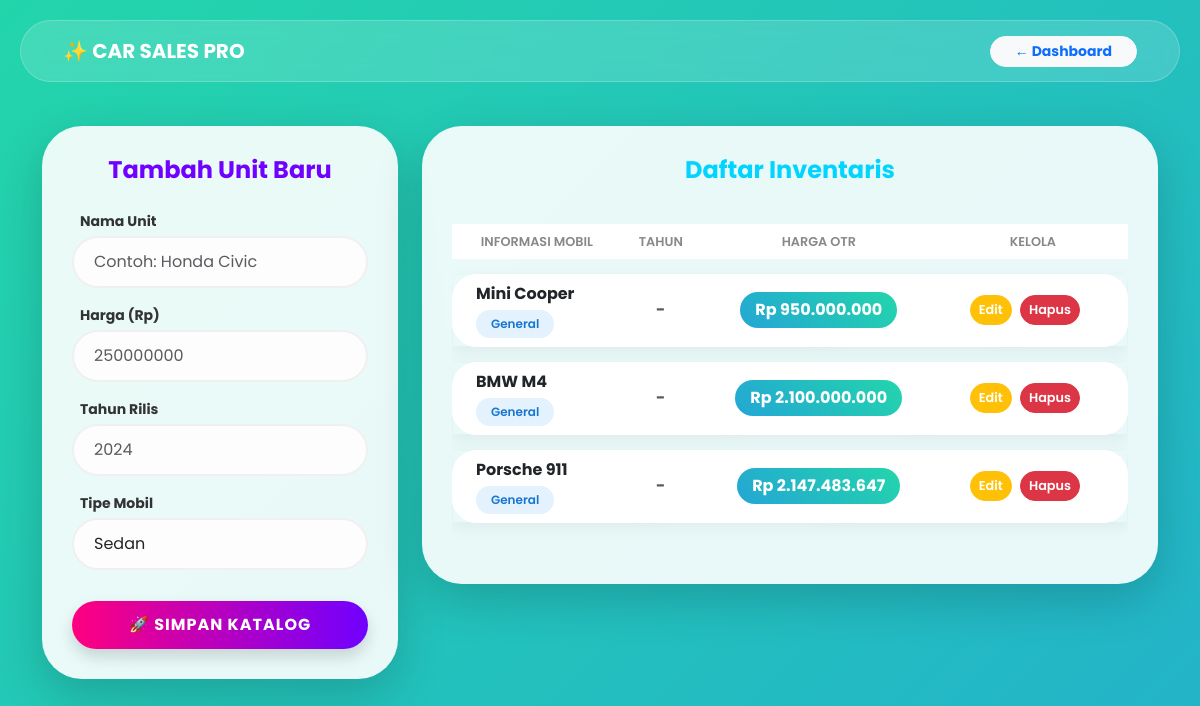
Page /jenis_mobil.php (signed in) on the committed database.
### tables this page shows
CREATE TABLE `mobil` (
  `id_mobil` int(11) NOT NULL,
  `nama_mobil` varchar(100) NOT NULL,
  `harga_mobil` int(15) NOT NULL
);

### jenis_mobil.php (the view, shortened to what this page needs)
<?php
include 'config.php';
$result = mysqli_query($conn, "SELECT * FROM mobil ORDER BY id_mobil DESC");
?>
<!DOCTYPE html>
<html lang="id">
<head>
    <link href="https://cdn.jsdelivr.net/npm/bootstrap@5.3.0/dist/css/bootstrap.min.css" rel="stylesheet">
</head>
<body>
<nav class="navbar navbar-expand-lg navbar-dark navbar-custom">
    <div class="container-fluid">
        <a class="navbar-brand fw-bold italic" href="#">✨ CAR SALES PRO</a>
        <div class="ms-auto">
            <a href="dashboard.php" class="btn btn-light btn-sm rounded-pill px-4 fw-bold text-primary">← Dashboard</a>
        </div>
    </div>
</nav>
<div class="container py-4">
    <div class="row g-4">
        <div class="col-md-4">
            <div class="glass-card shadow-lg">
                <h4 class="fw-bold mb-4 text-center" style="color: var(--bubble-purple);">Tambah Unit Baru</h4>
                <form method="POST" action="">
                    <label class="small fw-bold ms-2 mb-1">Nama Unit</label>
                    <input type="text" name="nama_mobil" class="form-control bubble-input" placeholder="Contoh: Honda Civic" required>
                    <label class="small fw-bold ms-2 mb-1">Harga (Rp)</label>
                    <input type="number" name="harga_mobil" class="form-control bubble-input" placeholder="250000000" required>
                    <label class="small fw-bold ms-2 mb-1">Tahun Rilis</label>
                    <input type="number" name="tahun_keluar" class="form-control bubble-input" placeholder="2024" required>
                    <label class="small fw-bold ms-2 mb-1">Tipe Mobil</label>
                    <select name="jenis_tipe" class="form-select bubble-input">
                        <option value="Sedan">Sedan</option>
                    </select>
                    <button type="submit" name="tambah" class="btn btn-bubble w-100 mt-3 shadow">🚀 Simpan Katalog</button>
                </form>
            </div>
        </div>
        <div class="col-md-8">
            <div class="glass-card shadow-lg">
                <h4 class="fw-bold mb-4 text-center" style="color: var(--bubble-blue);">Daftar Inventaris</h4>
                <div class="table-responsive">
                    <table class="table align-middle" style="border-collapse: separate; border-spacing: 0 15px;">
                        <thead>
                            <tr class="text-center">
                                <th>Informasi Mobil</th>
                                <th>Tahun</th>
                                <th>Harga OTR</th>
                                <th>Kelola</th>
                            </tr>
                        </thead>
                        <tbody>
                            <?php if (mysqli_num_rows($result) > 0): ?>
                                <?php while($row = mysqli_fetch_assoc($result)): ?>
                                <tr class="table-bubble-row">
                                    <td class="ps-4">
                                        <div class="fw-bold text-dark"><?= $row['nama_mobil']; ?></div>
                                        <span class="badge badge-tipe mt-1"><?= $row['jenis_tipe'] ?? 'General'; ?></span>
                                    </td>
                                    <td class="text-center fw-bold text-muted"><?= $row['tahun_keluar'] ?? '-'; ?></td>
                                    <td class="text-center">
                                        <div class="price-tag">Rp <?= number_format($row['harga_mobil'], 0, ',', '.'); ?></div>
                                    </td>
                                    <td class="text-center pe-4">
                                        <a href="edit_mobil.php?id=<?= $row['id_mobil']; ?>" class="btn btn-sm btn-warning btn-action text-white">Edit</a>
                                        <a href="jenis_mobil.php?hapus=<?= $row['id_mobil']; ?>" class="btn btn-sm btn-danger btn-action" onclick="return confirm('Hapus unit ini?')">Hapus</a>
                                    </td>
                                </tr>
                                <?php endwhile; ?>
                            <?php endif; ?>
                        </tbody>
                    </table>
                </div>
            </div>
        </div>
    </div>
</div>
</body>
</html>

### jenis_mobil.php (style rules this page uses)
:root { --bubble-pink: #ff007f; --bubble-blue: #00d4ff; --bubble-purple: #7000ff; }
body { font-family: 'Poppins', sans-serif; background: linear-gradient(-45deg, #ee7752, #e73c7e, #23a6d5, #23d5ab); background-size: 400% 400%; animation: gradientBG 15s ease infinite; min-height: 100vh; color: #fff; }
.navbar-custom { background: rgba(255, 255, 255, 0.15); backdrop-filter: blur(10px); border-radius: 50px; margin: 20px; border: 1px solid rgba(255, 255, 255, 0.2); padding: 10px 30px; }
.glass-card { background: rgba(255, 255, 255, 0.9); border-radius: 40px; padding: 30px; border: none; box-shadow: 0 20px 40px rgba(0,0,0,0.2); color: #333; }
.bubble-input { border-radius: 30px; padding: 12px 20px; border: 2px solid #f0f0f0; margin-bottom: 15px; background: #fdfdfd; transition: 0.3s; }
.btn-bubble { border-radius: 30px; padding: 12px; font-weight: 700; background: linear-gradient(to right, var(--bubble-pink), var(--bubble-purple)); border: none; color: white; text-transform: uppercase; letter-spacing: 1px; transition: 0.4s; }
.table thead { border: none; }
.table thead th { border: none; color: #888; font-weight: 600; text-transform: uppercase; font-size: 0.8rem; }
tbody tr { background: #fff; margin-bottom: 10px; display: table-row; transition: 0.3s; }
tbody tr td:first-child { border-top-left-radius: 25px; border-bottom-left-radius: 25px; }
tbody tr td:last-child { border-top-right-radius: 25px; border-bottom-right-radius: 25px; }
.table-bubble-row { box-shadow: 0 5px 15px rgba(0,0,0,0.05); border-color: transparent; }
.badge-tipe { background: #e3f2fd; color: #1976d2; padding: 8px 15px; border-radius: 20px; font-weight: 600; }
.price-tag { background: linear-gradient(45deg, #23a6d5, #23d5ab); color: white; padding: 6px 15px; border-radius: 20px; font-weight: bold; display: inline-block; }
.btn-action { border-radius: 20px; font-size: 0.8rem; margin: 2px; font-weight: 600; }

### rows in the picture
mobil: nama_mobil "Mini Cooper", jenis_tipe "General", tahun_keluar "-", harga_mobil "950.000.000"
mobil: nama_mobil "BMW M4", jenis_tipe "General", tahun_keluar "-", harga_mobil "2.100.000.000"
mobil: nama_mobil "Porsche 911", jenis_tipe "General", tahun_keluar "-", harga_mobil "2.147.483.647"
